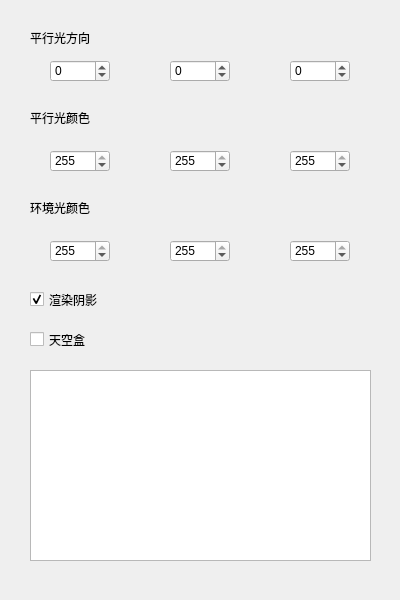
<?xml version="1.0" encoding="UTF-8"?>
<ui version="4.0">
 <class>EnvTab</class>
 <widget class="QWidget" name="EnvTab">
  <property name="geometry">
   <rect>
    <x>0</x>
    <y>0</y>
    <width>400</width>
    <height>600</height>
   </rect>
  </property>
  <property name="minimumSize">
   <size>
    <width>400</width>
    <height>600</height>
   </size>
  </property>
  <property name="maximumSize">
   <size>
    <width>400</width>
    <height>600</height>
   </size>
  </property>
  <property name="focusPolicy">
   <enum>Qt::StrongFocus</enum>
  </property>
  <property name="windowTitle">
   <string>EnvTab</string>
  </property>
  <widget class="QDoubleSpinBox" name="dirX">
   <property name="geometry">
    <rect>
     <x>50</x>
     <y>60</y>
     <width>60</width>
     <height>22</height>
    </rect>
   </property>
   <property name="decimals">
    <number>0</number>
   </property>
   <property name="minimum">
    <double>-180.000000000000000</double>
   </property>
   <property name="maximum">
    <double>180.000000000000000</double>
   </property>
   <property name="singleStep">
    <double>1.000000000000000</double>
   </property>
  </widget>
  <widget class="QLabel" name="label">
   <property name="geometry">
    <rect>
     <x>30</x>
     <y>30</y>
     <width>75</width>
     <height>15</height>
    </rect>
   </property>
   <property name="text">
    <string>平行光方向</string>
   </property>
  </widget>
  <widget class="QDoubleSpinBox" name="dirY">
   <property name="geometry">
    <rect>
     <x>170</x>
     <y>60</y>
     <width>60</width>
     <height>22</height>
    </rect>
   </property>
   <property name="decimals">
    <number>0</number>
   </property>
   <property name="minimum">
    <double>-180.000000000000000</double>
   </property>
   <property name="maximum">
    <double>180.000000000000000</double>
   </property>
   <property name="singleStep">
    <double>1.000000000000000</double>
   </property>
  </widget>
  <widget class="QDoubleSpinBox" name="dirZ">
   <property name="geometry">
    <rect>
     <x>290</x>
     <y>60</y>
     <width>60</width>
     <height>22</height>
    </rect>
   </property>
   <property name="decimals">
    <number>0</number>
   </property>
   <property name="minimum">
    <double>-180.000000000000000</double>
   </property>
   <property name="maximum">
    <double>180.000000000000000</double>
   </property>
   <property name="singleStep">
    <double>1.000000000000000</double>
   </property>
  </widget>
  <widget class="QLabel" name="label_2">
   <property name="geometry">
    <rect>
     <x>30</x>
     <y>110</y>
     <width>75</width>
     <height>15</height>
    </rect>
   </property>
   <property name="text">
    <string>平行光颜色</string>
   </property>
  </widget>
  <widget class="QDoubleSpinBox" name="lcR">
   <property name="geometry">
    <rect>
     <x>50</x>
     <y>150</y>
     <width>60</width>
     <height>22</height>
    </rect>
   </property>
   <property name="decimals">
    <number>0</number>
   </property>
   <property name="maximum">
    <double>255.000000000000000</double>
   </property>
   <property name="value">
    <double>255.000000000000000</double>
   </property>
  </widget>
  <widget class="QDoubleSpinBox" name="lcB">
   <property name="geometry">
    <rect>
     <x>290</x>
     <y>150</y>
     <width>60</width>
     <height>22</height>
    </rect>
   </property>
   <property name="decimals">
    <number>0</number>
   </property>
   <property name="maximum">
    <double>255.000000000000000</double>
   </property>
   <property name="value">
    <double>255.000000000000000</double>
   </property>
  </widget>
  <widget class="QDoubleSpinBox" name="lcG">
   <property name="geometry">
    <rect>
     <x>170</x>
     <y>150</y>
     <width>60</width>
     <height>22</height>
    </rect>
   </property>
   <property name="decimals">
    <number>0</number>
   </property>
   <property name="maximum">
    <double>255.000000000000000</double>
   </property>
   <property name="value">
    <double>255.000000000000000</double>
   </property>
  </widget>
  <widget class="QLabel" name="label_3">
   <property name="geometry">
    <rect>
     <x>30</x>
     <y>200</y>
     <width>81</width>
     <height>16</height>
    </rect>
   </property>
   <property name="text">
    <string>环境光颜色</string>
   </property>
  </widget>
  <widget class="QDoubleSpinBox" name="acR">
   <property name="geometry">
    <rect>
     <x>50</x>
     <y>240</y>
     <width>60</width>
     <height>22</height>
    </rect>
   </property>
   <property name="decimals">
    <number>0</number>
   </property>
   <property name="maximum">
    <double>255.000000000000000</double>
   </property>
   <property name="value">
    <double>255.000000000000000</double>
   </property>
  </widget>
  <widget class="QDoubleSpinBox" name="acB">
   <property name="geometry">
    <rect>
     <x>290</x>
     <y>240</y>
     <width>60</width>
     <height>22</height>
    </rect>
   </property>
   <property name="decimals">
    <number>0</number>
   </property>
   <property name="maximum">
    <double>255.000000000000000</double>
   </property>
   <property name="value">
    <double>255.000000000000000</double>
   </property>
  </widget>
  <widget class="QDoubleSpinBox" name="acG">
   <property name="geometry">
    <rect>
     <x>170</x>
     <y>240</y>
     <width>60</width>
     <height>22</height>
    </rect>
   </property>
   <property name="decimals">
    <number>0</number>
   </property>
   <property name="maximum">
    <double>255.000000000000000</double>
   </property>
   <property name="value">
    <double>255.000000000000000</double>
   </property>
  </widget>
  <widget class="QCheckBox" name="skyboxCB">
   <property name="geometry">
    <rect>
     <x>30</x>
     <y>330</y>
     <width>91</width>
     <height>19</height>
    </rect>
   </property>
   <property name="text">
    <string>天空盒</string>
   </property>
  </widget>
  <widget class="QCheckBox" name="shadowCB">
   <property name="geometry">
    <rect>
     <x>30</x>
     <y>290</y>
     <width>91</width>
     <height>19</height>
    </rect>
   </property>
   <property name="text">
    <string>渲染阴影</string>
   </property>
   <property name="checked">
    <bool>true</bool>
   </property>
  </widget>
  <widget class="QListView" name="skyboxList">
   <property name="geometry">
    <rect>
     <x>30</x>
     <y>370</y>
     <width>341</width>
     <height>191</height>
    </rect>
   </property>
  </widget>
 </widget>
 <layoutdefault spacing="6" margin="11"/>
 <resources/>
 <connections/>
</ui>
